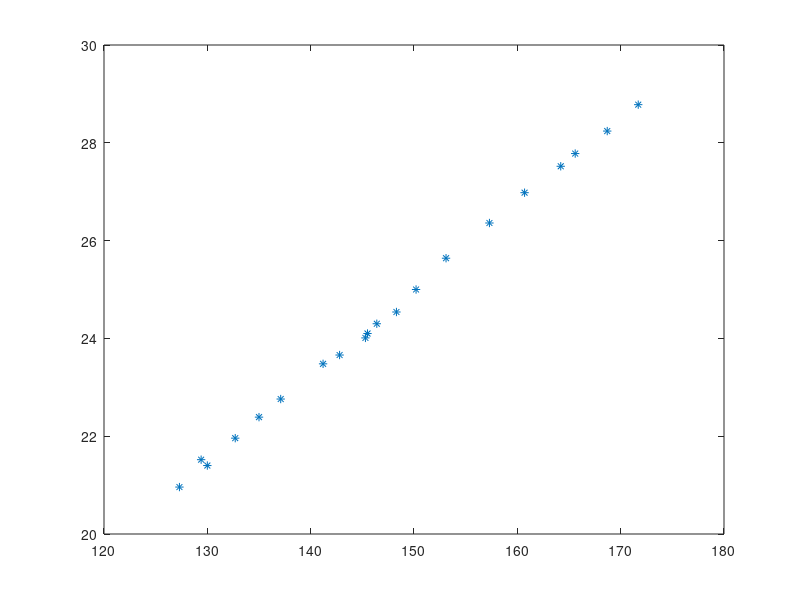

Source code (MATLAB):
x=[127.3 130.0 132.7 129.4 135.0 137.1 141.2 142.8 145.5 145.3 148.3 146.4 150.2 153.1 157.3 160.7 164.2 165.6 168.7 171.7];
y=[20.96 21.4 21.96 21.52 22.39 22.76 23.48 23.66 24.1 24.01 24.54 24.3 25.00 25.64 26.36 26.98 27.52 27.78 28.24 28.78];
plot(x,y,'*')